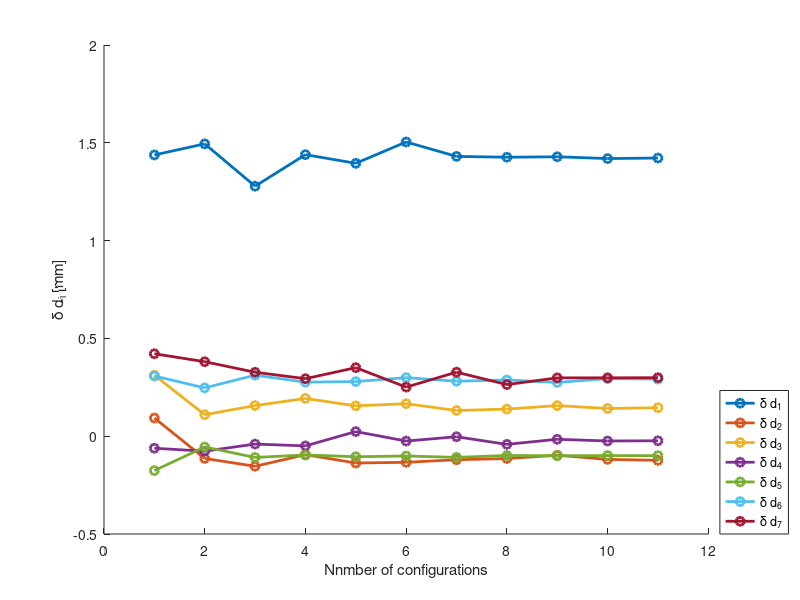

Source code (MATLAB): (Note: this script raises an error after producing the figure.)
load('x_2.mat');
plot(x(:,8)*1000,'-o', 'LineWidth',2);
hold on
plot(x(:,9)*1000,'-o', 'LineWidth',2);
plot(x(:,10)*1000,'-o', 'LineWidth',2);
plot(x(:,11)*1000,'-o', 'LineWidth',2);
plot(x(:,12)*1000,'-o', 'LineWidth',2);
plot(x(:,13)*1000,'-o', 'LineWidth',2);
plot(x(:,14)*1000,'-o', 'LineWidth',2);
box off;
xlabel('Nnmber of configurations');
ylabel('\delta d_i [mm]');
legend('\delta d_1','\delta d_2','\delta d_3','\delta d_4','\delta d_5','\delta d_6',...
'\delta d_7','Location','southeastoutside');
matlab2tikz('d_1.tex');